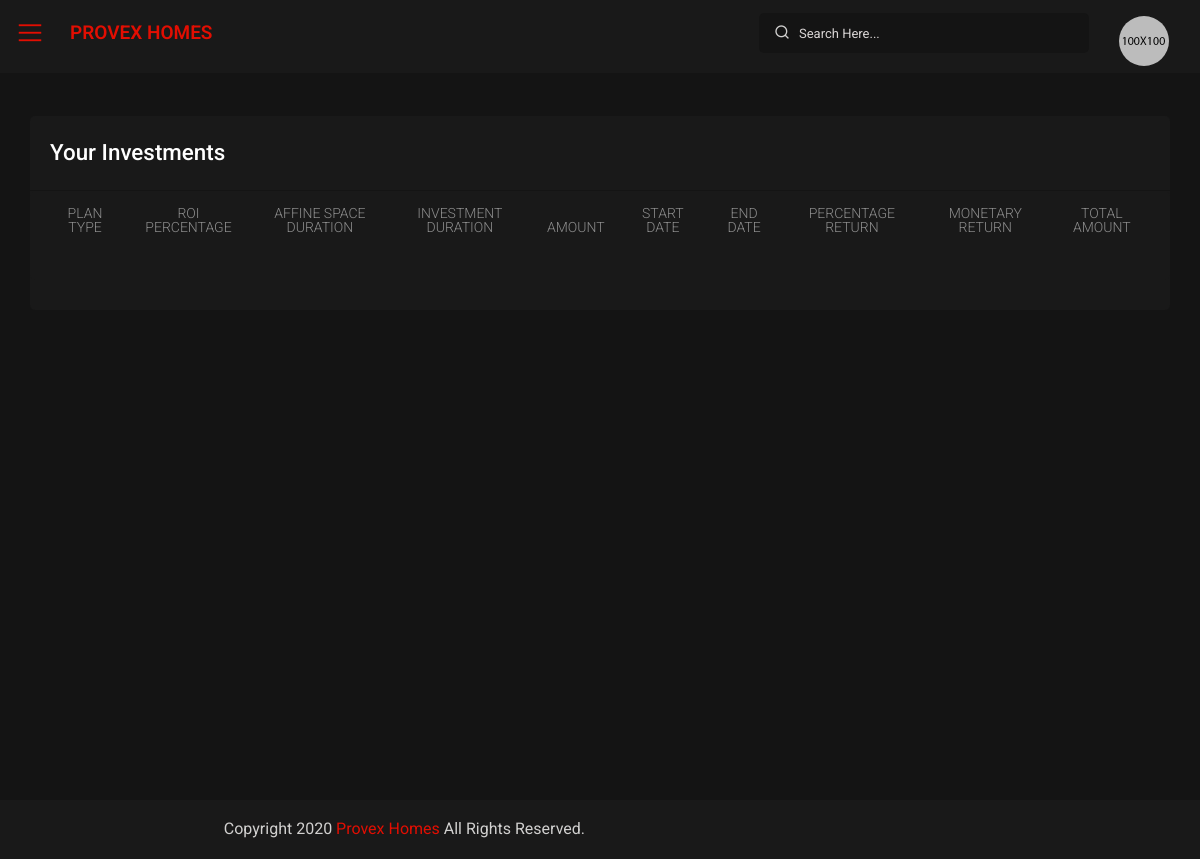
The app's page /investment/ (signed in), older data.
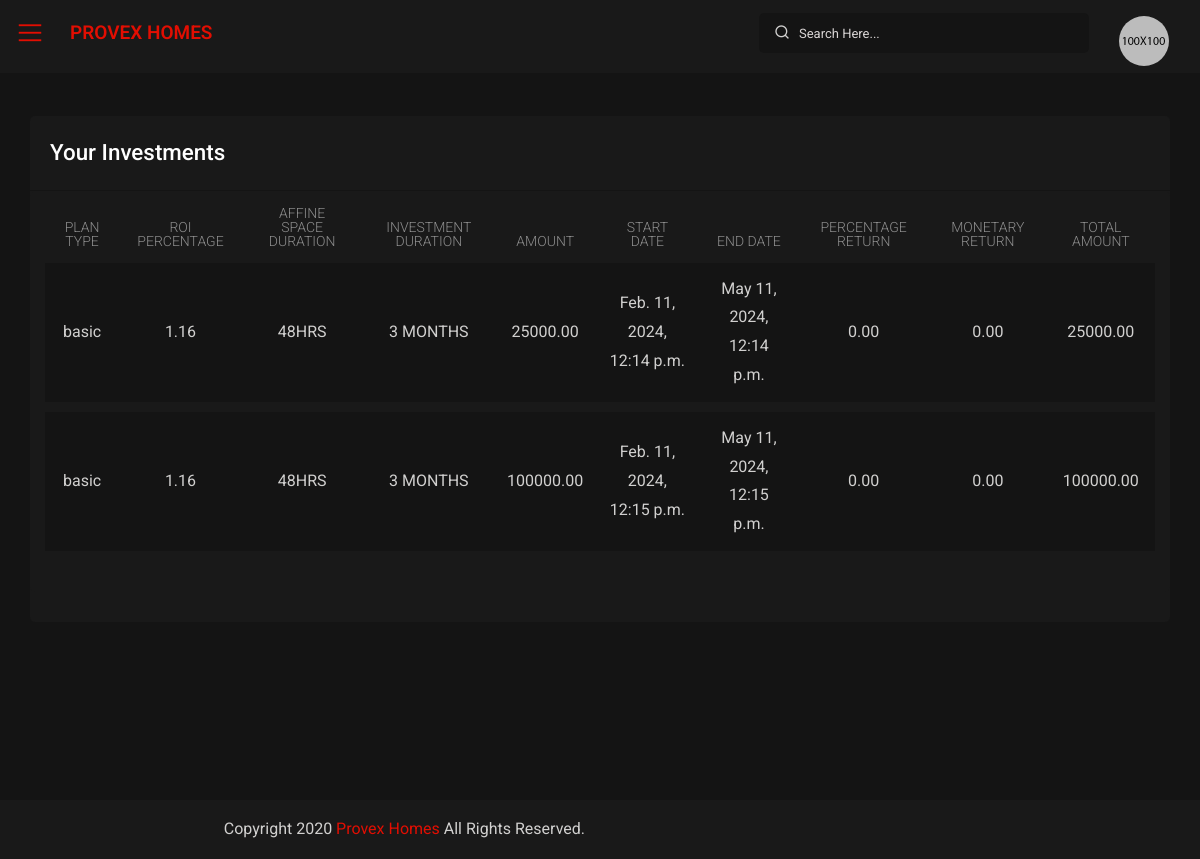
The same page, newer data.
### payment/models.py (models this page shows, shortened)
class InvestmentPlan(models.Model):
    PLAN_TYPES = [
        ('BASIC', 'Basic'),
        ('STANDARD', 'Standard'),
        ('PLATINUM', 'Platinum'),
        ('PREMIUM', 'Premium'),
    ]
    plan_type = models.CharField(max_length=20, choices=PLAN_TYPES)
    roi_percentage = models.DecimalField(max_digits=5, decimal_places=2)
    affine_space_duration = models.CharField(max_length=10)
    investment_duration = models.CharField(max_length=15)
    is_active = models.BooleanField(default=False)
    user = models.ForeignKey(User, on_delete=models.CASCADE)
    amount = models.DecimalField(max_digits=10, decimal_places=2)
    class Meta:
        verbose_name = "Investment Plan"
        verbose_name_plural = "Investment Plans"

class Interest(models.Model):
    investment_plan = models.OneToOneField(InvestmentPlan, on_delete=models.CASCADE, related_name='interest')
    start_date = models.DateTimeField(auto_now_add=True)
    end_date = models.DateTimeField(null=True, blank=True)
    percentage_return = models.DecimalField(max_digits=5, decimal_places=2, default=0)
    monetary_return = models.DecimalField(max_digits=10, decimal_places=2, default=0)
    total_amount = models.DecimalField(max_digits=10, decimal_places=2, default=0)

### dashboard/views.py (the view)
# urls.py: path('investment/', views.investment_view, name='investment'),
def investment_view(request):
    user_investments = Interest.objects.filter(investment_plan__user=request.user)
    investment_details = []
    for investment in user_investments:
        investment_plan = investment.investment_plan
        details = {
            'plan_type': investment_plan.get_plan_type_display(),
            'roi_percentage': investment_plan.roi_percentage,
            'affine_space_duration': investment_plan.affine_space_duration,
            'investment_duration': investment_plan.investment_duration,
            'amount': investment_plan.amount,
            'start_date': investment.start_date,
            'end_date': investment.end_date,
            'percentage_return': investment.percentage_return,
            'monetary_return': investment.monetary_return,
            'total_amount': investment.total_amount,
        }
        investment_details.append(details)
    context = {
        'investment_details': investment_details,
    }
    return render(request, 'dashboard/investments.html', context)

### templates/dashboard/investments.html (shortened to what this page needs)
{% extends "base.html" %}
{% load static %}
{% block content %}
   <div id="content-page" class="content-page">
      <div class="container-fluid">
         <div class="row">
            <div class="col-sm-12">
               <div class="iq-card">
                  <div class="iq-card-header d-flex justify-content-between">
                     <div class="iq-header-title">
                        <h4 class="card-title">Your Investments</h4>
                     </div>
                  </div>
                  <div class="row">
                     <div class="col-sm-12">
                        <div class="iq-card">
                           <div class="iq-card-body">
                              <div class="table-responsive">
                                 <table class="data-tables table movie_table" style="width:100%">
                                    <thead>
                                       <tr>
                                          <th>Plan Type</th>
                                          <th>ROI Percentage</th>
                                          <th>Affine Space Duration</th>
                                          <th>Investment Duration</th>
                                          <th>Amount</th>
                                          <th>Start Date</th>
                                          <th>End Date</th>
                                          <th>Percentage Return</th>
                                          <th>Monetary Return</th>
                                          <th>Total Amount</th>
                                       </tr>
                                    </thead>
                                    <tbody>
                                       {% for investment in investment_details %}
                                          <tr>
                                             <td>{{ investment.plan_type }}</td>
                                             <td>{{ investment.roi_percentage }}</td>
                                             <td>{{ investment.affine_space_duration }}</td>
                                             <td>{{ investment.investment_duration }}</td>
                                             <td>{{ investment.amount }}</td>
                                             <td>{{ investment.start_date }}</td>
                                             <td>{{ investment.end_date }}</td>
                                             <td>{{ investment.percentage_return }}</td>
                                             <td>{{ investment.monetary_return }}</td>
                                             <td>{{ investment.total_amount }}</td>
                                          </tr>
                                       {% endfor %}
                                    </tbody>
                                 </table>
                              </div>
                           </div>
                        </div>
                     </div>
                  </div>
               </div>
            </div>
         </div>
      </div>
   </div>
{% endblock %}

Row changes from the older to the newer data that the page shows:
added InvestmentPlan: plan_type "basic", roi_percentage "1.16", affine_space_duration "48HRS", investment_duration "3 MONTHS", amount "25000.00"
added Interest: start_date "Feb. 11, 2024, 12:14 p.m.", end_date "May 11, 2024, 12:14 p.m.", percentage_return "0.00", monetary_return "0.00", total_amount "25000.00"
added InvestmentPlan: plan_type "basic", roi_percentage "1.16", affine_space_duration "48HRS", investment_duration "3 MONTHS", amount "100000.00"
added Interest: start_date "Feb. 11, 2024, 12:15 p.m.", end_date "May 11, 2024, 12:15 p.m.", percentage_return "0.00", monetary_return "0.00", total_amount "100000.00"
